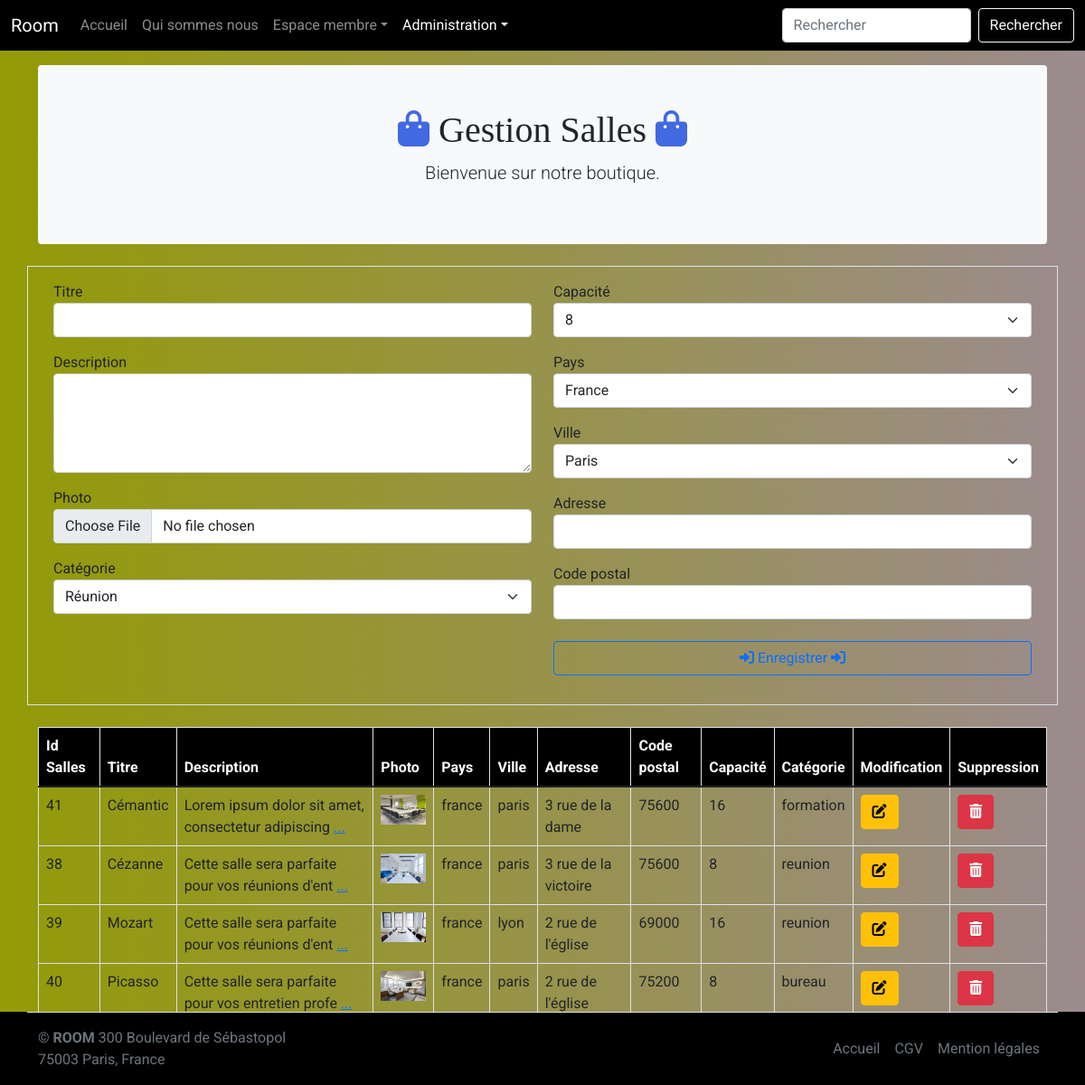
Screenshot of /admin/gestion_salles.php (signed in) with the database file from the repository.
### tables this page shows
CREATE TABLE `salle` (
  `id_salle` int(3) NOT NULL,
  `titre` varchar(255) NOT NULL,
  `description` text NOT NULL,
  `photo` varchar(255) NOT NULL,
  `pays` varchar(255) NOT NULL,
  `ville` varchar(255) NOT NULL,
  `adresse` varchar(255) NOT NULL,
  `cp` varchar(5) NOT NULL,
  `capacite` int(3) NOT NULL,
  `categorie` enum('reunion','bureau','formation') NOT NULL
);

### inc/functions.inc.php (called while the page is built)
<?php
function user_is_connected()
{
    if (!empty($_SESSION['membre'])) {
        return true;
    } else {
        return false;
    }
}
function user_is_admin()
{
    if (user_is_connected() && $_SESSION['membre']['statut'] == 2) {
        return true;
    }
    return false;
}
function class_active($page)
{
    $page_name = basename($_SERVER['PHP_SELF'], ".php");
    if (in_array($page_name, $page)) {
        return 'active';
    }
}

### admin/gestion_salles.php (the view, shortened to what this page needs)
<?php
include '../inc/init.inc.php';
include '../inc/functions.inc.php';
$titre = '';
$description = '';
$adresse = '';
$cp = '';
$liste_salle = $pdo->query("SELECT * FROM salle ORDER BY titre");
include '../inc/header.inc.php';
include '../inc/nav.inc.php';
?>
<div class="bg-light p-5 rounded text-center">
    <h1><i class="fa-solid fa-bag-shopping text-royalblue"></i> Gestion Salles <i class="fa-solid fa-bag-shopping text-royalblue"></i></h1>
    <p class="lead">Bienvenue sur notre boutique.</p>
</div>
<div class="row mt-4">
    <div class="col-12">
        <form method="post" action="" class="border p-3 row" enctype="multipart/form-data">
            <div class="col-sm-6">
                <div class="mb-3">
                    <label for="titre">Titre</label>
                    <input type="text" name="titre" id="titre" class="form-control" value="<?= $titre; ?>">
                </div>
                <div class="mb-3">
                    <label for="description">Description</label>
                    <textarea name="description" id="description" class="form-control" rows="4"><?= $description; ?></textarea>
                </div>
                <div class="mb-3">
                    <label for="photo">Photo</label>
                    <input type="file" name="photo" id="photo" class="form-control">
                </div>
                <div class="mb-3">
                    <label for="categorie">Catégorie</label>
                    <select name="categorie" id="categorie" class="form-select">
                        <option>Réunion</option>
                    </select>
                </div>
            </div>
            <div class="col-sm-6">
                <div class="mb-3">
                    <label for="capacite">Capacité</label>
                    <select name="capacite" id="capacite" class="form-select">
                        <option>8</option>
                    </select>
                </div>
                <div class="mb-3">
                    <label for="pays">Pays</label>
                    <select name="pays" id="pays" class="form-select">
                        <option value="france">France</option>
                    </select>
                </div>
                <div class="mb-3">
                    <label for="ville">Ville</label>
                    <select name="ville" id="ville" class="form-select">
                        <option value="paris">Paris</option>
                    </select>
                </div>
                <div class="mb-3">
                    <label for="adresse">Adresse</label>
                    <input type="text" name="adresse" id="adresse" class="form-control" value="<?= $adresse; ?>">
                </div>
                <div class="mb-4">
                    <label for="cp">Code postal</label>
                    <input type="text" name="cp" id="cp" class="form-control" value="<?= $cp; ?>">
                </div>
                <div class="mb-3">
                    <button type="submit" id="enregistrement_produit" class="w-100 btn btn-outline-primary"><i class="fa-solid fa-right-to-bracket"></i> Enregistrer <i class="fa-solid fa-right-to-bracket"></i></button>
                </div>
            </div>
        </form>
    </div>
</div>
<div class="row mt-4">
    <div class="col-sm-12">
        <table class="table table-bordered">
            <thead class="bg-royalblue text-white">
                <tr>
                    <th>Id Salles</th>
                    <th>Titre</th>
                    <th>Description</th>
                    <th>Photo</th>
                    <th>Pays</th>
                    <th>Ville</th>
                    <th>Adresse</th>
                    <th>Code postal</th>
                    <th>Capacité</th>
                    <th>Catégorie</th>
                    <th>Modification</th>
                    <th>Suppression</th>
                </tr>
            </thead>
            <tbody>
                <?php
                while ($ligne = $liste_salle->fetch(PDO::FETCH_ASSOC)) {
                    echo '<tr>';
                    echo '<td>' . $ligne['id_salle'] . '</td>';
                    echo '<td>' . $ligne['titre'] . '</td>';
                    echo '<td>' . substr($ligne['description'], 0, 50) . ' <a href="#">...</a></td>';
                    echo '<td><img src="' . URL . 'assets/img/' . $ligne['photo'] . '" width="50"></td>';
                    echo '<td>' . $ligne['pays'] . '</td>';
                    echo '<td>' . $ligne['ville'] . '</td>';
                    echo '<td>' . $ligne['adresse'] . '</td>';
                    echo '<td>' . $ligne['cp'] . '</td>';
                    echo '<td>' . $ligne['capacite'] . '</td>';
                    echo '<td>' . $ligne['categorie'] . '</td>';
                    echo '<td><a href="?action=modifier&id_salle=' . $ligne['id_salle'] . '" class="btn btn-warning"><i class="fa-solid fa-pen-to-square"></i></a></td>';
                    echo '<td><a href="?action=supprimer&id_salle=' . $ligne['id_salle'] . '" class="btn btn-danger" onclick="return(confirm(\'Etes-vous sûr de vouloir supprimer cette salle ?\'))"><i class="fa-solid fa-trash-can"></i></a></td>';
                    echo '</tr>';
                }
                ?>
            </tbody>
        </table>
    </div>
</div>
<?php
include '../inc/footer.inc.php';

### inc/header.inc.php (shortened to what this page needs)
<!DOCTYPE html>
<html lang="fr">
<head>
    <link href="https://cdn.jsdelivr.net/npm/bootstrap@5.1.3/dist/css/bootstrap.min.css" rel="stylesheet">
    <link href="<?= URL; ?>assets/css/style.css" rel="stylesheet">
    <link rel="stylesheet" href="https://cdnjs.cloudflare.com/ajax/libs/font-awesome/6.0.0/css/all.min.css" />
</head>
<body>

### inc/nav.inc.php (shortened to what this page needs)
<nav class="navbar navbar-expand-md navbar-dark fixed-top bg-royalblue">
    <div class="container-fluid">
        <a class="navbar-brand" href="<?= URL; ?>index.php">Room</a>
        <div class="collapse navbar-collapse" id="navbarCollapse">
            <ul class="navbar-nav me-auto mb-2 mb-md-0">
                <li class="nav-item">
                    <a class="nav-link <?= class_active(['index']); ?>" aria-current="page" href="<?= URL; ?>index.php">Accueil</a>
                </li>
                <li class="nav-item">
                    <a class="nav-link <?= class_active(['presentation']); ?>" href="<?= URL; ?>presentation.php">Qui sommes nous</a>
                </li>
                <?php if (!user_is_connected()) { ?>
                    <li class="nav-item dropdown">
                        <a class="nav-link dropdown-toggle <?= class_active(['connexion']); ?>" href="#" id="dropdown03" data-bs-toggle="dropdown" aria-expanded="false">Espace membre</a>
                        <ul class="dropdown-menu" aria-labelledby="dropdown03">
                    <li class="nav-item">
                        <a class="nav-link text-dark" href="<?= URL; ?>connexion.php">Connexion</a>
                    </li>
                    <li class="nav-item">
                        <a class="nav-link text-dark" href="<?= URL; ?>inscription.php">Inscription</a>
                    </li>
                    </ul>
                    </li>
                <?php } else { ?>
                    <li class="nav-item dropdown">
                        <a class="nav-link dropdown-toggle <?= class_active(['profil']); ?>" href="#" id="dropdown03" data-bs-toggle="dropdown" aria-expanded="false">Espace membre</a>
                    </li>
                <?php } ?>
                <?php
                if (user_is_admin()) {
                ?>
                    <li class="nav-item dropdown">
                        <a class="nav-link dropdown-toggle <?= class_active(['gestion_produit', 'gestion_salles', 'gestion_commande', 'gestion_membre', 'statistique', 'gestion_avis' ]); ?>" href="#" id="dropdown03" data-bs-toggle="dropdown" aria-expanded="false">Administration</a>
                    </li>
                <?php } ?>
            </ul>
            <form class="d-flex">
                <input class="form-control me-2" name="rechercher" type="search" placeholder="Rechercher" aria-label="Rechercher">
                <button class="btn btn-outline-light" type="submit">Rechercher</button>
            </form>
        </div>
    </div>
</nav>
<main class="container">

### inc/footer.inc.php (shortened to what this page needs)
  </main>
  <div class="footer fixed-bottom mt-3">
<footer class="container d-flex flex-wrap justify-content-between align-items-center py-3 border-top">
  <p class="col-md-4 mb-0 text-muted">&copy; <strong>ROOM</strong> 300 Boulevard de Sébastopol <br> 75003 Paris, France</p>
  <a href="/" class="col-md-4 d-flex align-items-center justify-content-center mb-3 mb-md-0 me-md-auto link-dark text-decoration-none">
    <svg class="bi me-2" width="40" height="32"><use xlink:href="#bootstrap"/></svg>
  </a>
  <ul class="nav col-md-4 justify-content-end">
    <li class="nav-item"><a href="<?= URL; ?>index.php" class="nav-link px-2 text-muted">Accueil</a></li>
    <li class="nav-item"><a href="<?= URL; ?>cgv.php" class="nav-link px-2 text-muted">CGV</a></li>
    <li class="nav-item"><a href="<?= URL; ?>mentionlegal.php" class="nav-link px-2 text-muted">Mention légales</a></li>
  </ul>
</footer>
  </div>
  </body>
  </html>

### assets/css/style.css (style rules this page uses)
body { min-height: 75rem; padding-top: 4.5rem; background: linear-gradient(to right, rgb(147, 155, 6), rgb(155, 139, 143)); }
.footer, .conteneur { background-color: rgb(0, 0, 0); }
.bg-royalblue, footer { background-color: rgb(0, 0, 0); }
.text-royalblue { color: royalblue; }
* { font-family: 'Roboto', sans-serif; }
h1, h2, h3, h4, h5, h6 { font-family: 'Playfair Display', serif; }

### rows the page displays
salle: id_salle "41", titre "Cémantic", description "Lorem ipsum dolor sit amet, consectetur adipiscing", photo (picture), pays "france", ville "paris", adresse "3 rue de la dame", cp "75600", capacite "16", categorie "formation"
salle: id_salle "38", titre "Cézanne", description "Cette salle sera parfaite pour vos réunions d'ent", photo (picture), pays "france", ville "paris", adresse "3 rue de la victoire", cp "75600", capacite "8", categorie "reunion"
salle: id_salle "39", titre "Mozart", description "Cette salle sera parfaite pour vos réunions d'ent", photo (picture), pays "france", ville "lyon", adresse "2 rue de l'église", cp "69000", capacite "16", categorie "reunion"
salle: id_salle "40", titre "Picasso", description "Cette salle sera parfaite pour vos entretien profe", photo (picture), pays "france", ville "paris", adresse "2 rue de l'église", cp "75200", capacite "8", categorie "bureau"
